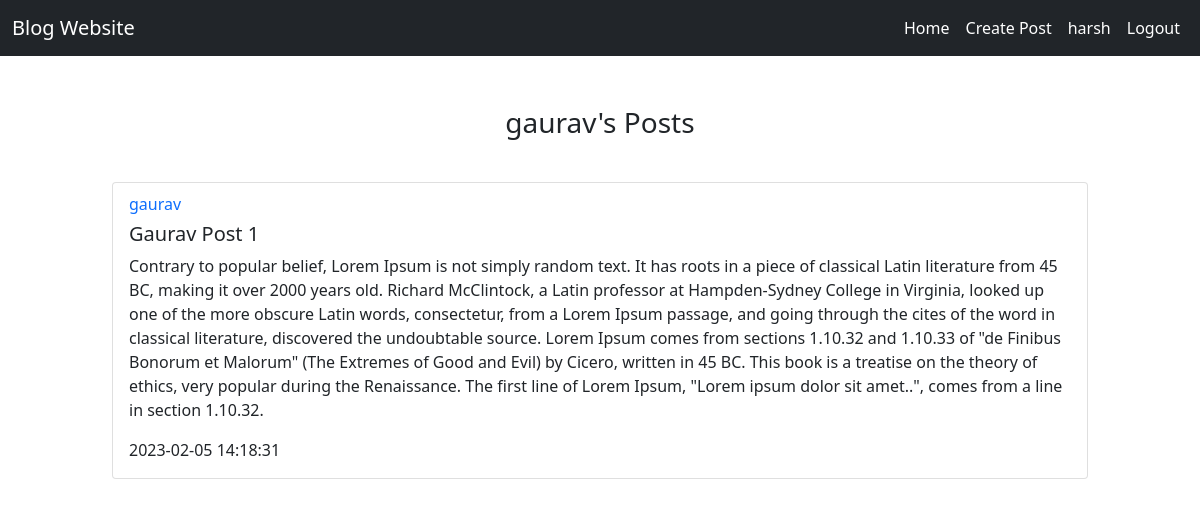
Page /posts/gaurav (signed in) on the committed database.
### website/models.py (models this page shows)
class User(db.Model, UserMixin):
    id = db.Column(db.Integer, primary_key=True)
    email = db.Column(db.String(150), unique=True)
    password = db.Column(db.String(50),)
    username = db.Column(db.String(150), unique=True)
    date_created = db.Column(db.DateTime(timezone=True), default=func.now())
    posts = db.relationship('Post', backref='user', passive_deletes=True)

class Post(db.Model):
    id = db.Column(db.Integer, primary_key=True)
    title = db.Column(db.String(300), nullable=False)
    content = db.Column(db.Text, nullable=False)
    date_created = db.Column(db.DateTime(timezone=True), default=func.now())
    public = db.Column(db.Boolean, default=False, nullable=False)
    author = db.Column(db.Integer, db.ForeignKey('user.id', ondelete='CASCADE'), nullable=False)

### website/views.py (the view)
@views.route('/posts/<username>')
@login_required
def posts(username):
    user = User.query.filter_by(username=username).first()
    if not user:
        flash('User doesn\'t exist!', category='error')
        return redirect(url_for('views.home'))
    posts = Post.query.filter_by(author=user.id).all()
    return render_template('posts.html', posts=posts, user=current_user, username=username)

### website/__init__.py (called while the page is built)
def create_app():
    app = Flask(__name__)
    app.config['SECRET_KEY'] = "helloworld"
    app.config['SQLALCHEMY_DATABASE_URI'] = f'sqlite:///{DB_NAME}'
    db.init_app(app)
    from .views import views
    from .auth import auth
    app.register_blueprint(views, url_prefix="/")
    app.register_blueprint(auth, url_prefix="/")
    from .models import User
    create_database(app)
    login_manager = LoginManager()
    login_manager.login_view = "auth.login"
    login_manager.init_app(app)
    @login_manager.user_loader
    def load_user(id):
        return User.query.get(int(id))
    return app

### website/templates/posts.html (shortened to what this page needs)
{% extends 'posts_div.html' %}
{% block header %} {{username}}'s Posts {% endblock %}

### website/templates/posts_div.html (shortened to what this page needs)
{% extends 'base.html' %}
{%block content %}
<div class="container-fluid">
    <h3 align="center">{% block header %}Blog Posts{% endblock %}</h3>
    <br>
    <div class="post-container">
            {% for post in posts|reverse%}
            <div class="card" style="width: auto;">
                <div class="card-body">
                <h6 class="card-subtitle mb-2 text-muted"><a href="/posts/{{post.user.username}}" style="text-decoration: None;">{{post.user.username}}</a></h6>
                  <h5 class="card-title">{{post.title}}</h5>
                  <p class="card-text">{{post.content}}</p>
                  <p class="card-text">{{post.date_created}}</p>
                </div>
              </div>
              <br>
              {% endfor %}
            </div>
</div>
{% endblock %}

### website/templates/base.html (shortened to what this page needs)
<!DOCTYPE html>
<html lang="en">
<head>
    <link rel="stylesheet" type= "text/css"  href="{{url_for('static', filename='styles.css')}}">
    <link href="https://cdn.jsdelivr.net/npm/bootstrap@5.0.2/dist/css/bootstrap.min.css" rel="stylesheet">
</head>
<body>
    <div>
        <nav class="navbar navbar-expand-lg navbar-dark bg-dark">
            <div class="container-fluid">
                <a class="navbar-brand" href="/">Blog Website</a>
              <div class="collapse navbar-collapse d-flex flex-row-reverse" id="navbarNavAltMarkup">
                <div class="navbar-nav mr-auto">
                  {% if user.is_authenticated %}
                  <a class="nav-link active" aria-current="page" href="/home">Home</a>
                  <a class="nav-link active" aria-current="page" href="/create-post">Create Post</a>
                  <a class="nav-link active" aria-current="page" href="/posts/{{user.username}}">{{user.username}}</a>
                  <a class="nav-link active" aria-current="page" href="/logout">Logout</a>
                  {% else %}
                  <a class="nav-link active" aria-current="page" href="/login">Login</a>
                  <a class="nav-link active" aria-current="page" href="/signup">SignUp</a>
                  {% endif %}
                </div>
              </div>
            </div>
          </nav>
    </div>
    <div class="alert alert-dismissible fade show">
    </div>
    <div>
        {% block content %}
        {% endblock %}
    </div>
</body>
</html>

### website/static/styles.css (style rules this page uses)
.post-container { padding: 10px 100px; }

### rows in the picture
User: username "harsh"
User: username "gaurav"
Post: user.username "gaurav", title "Gaurav Post 1", content "Contrary to popular belief, Lorem Ipsum is not simply random text. It has roots in a piece of classical Latin literature from 45 BC, making it over 2000 years old. Richard McClintock, a Latin professor at Hampden-Sydney College in Virginia, looked up one of the more obscure Latin words, consectetur, from a Lorem Ipsum passage, and going through the cites of the word in classical literature, discovered the undoubtable source. Lorem Ipsum comes from sections 1.10.32 and 1.10.33 of \"de Finibus Bonorum et Malorum\" (The Extremes of Good and Evil) by Cicero, written in 45 BC. This book is a treatise on the theory of ethics, very popular during the Renaissance. The first line of Lorem Ipsum,…", date_created "2023-02-05 14:18:31"
